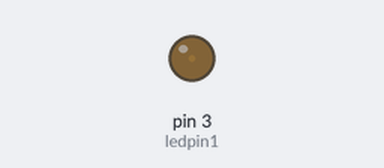
Bench run of a sketch on a simulated Arduino Uno, built with avr-gcc and run on an emulated ATmega328P. Shown: output pins drawn as LEDs (lit = HIGH).

Above: at 0.05 s.
At 1.3 s:
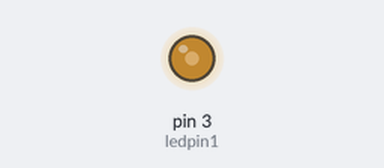
At 2.55 s:
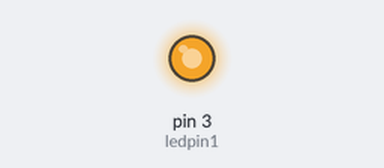
At 5.05 s:
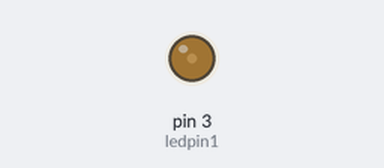
Timing chart, 0 to 7.3 s (numbered marks = the images above):
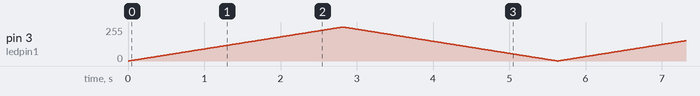

The sketch:

Fade-in-out.ino
```cpp
int ledpin1 = 3;
int counter = 0;
long prevMillis = 0;
int interval = 10;
int direct = 1;
void setup() {
  // put your setup code here, to run once:
  pinMode (ledpin1, OUTPUT);
}

void loop() {
  // put your main code here, to run repeatedly:
  analogWrite (ledpin1, counter);
  if(millis() - prevMillis > interval){
    prevMillis = millis();
    counter = counter + direct;
  }
  if (counter >= 255){
    direct = -1;
  }
  else if (counter <= 0){
    direct = 1;
  }

}
```
